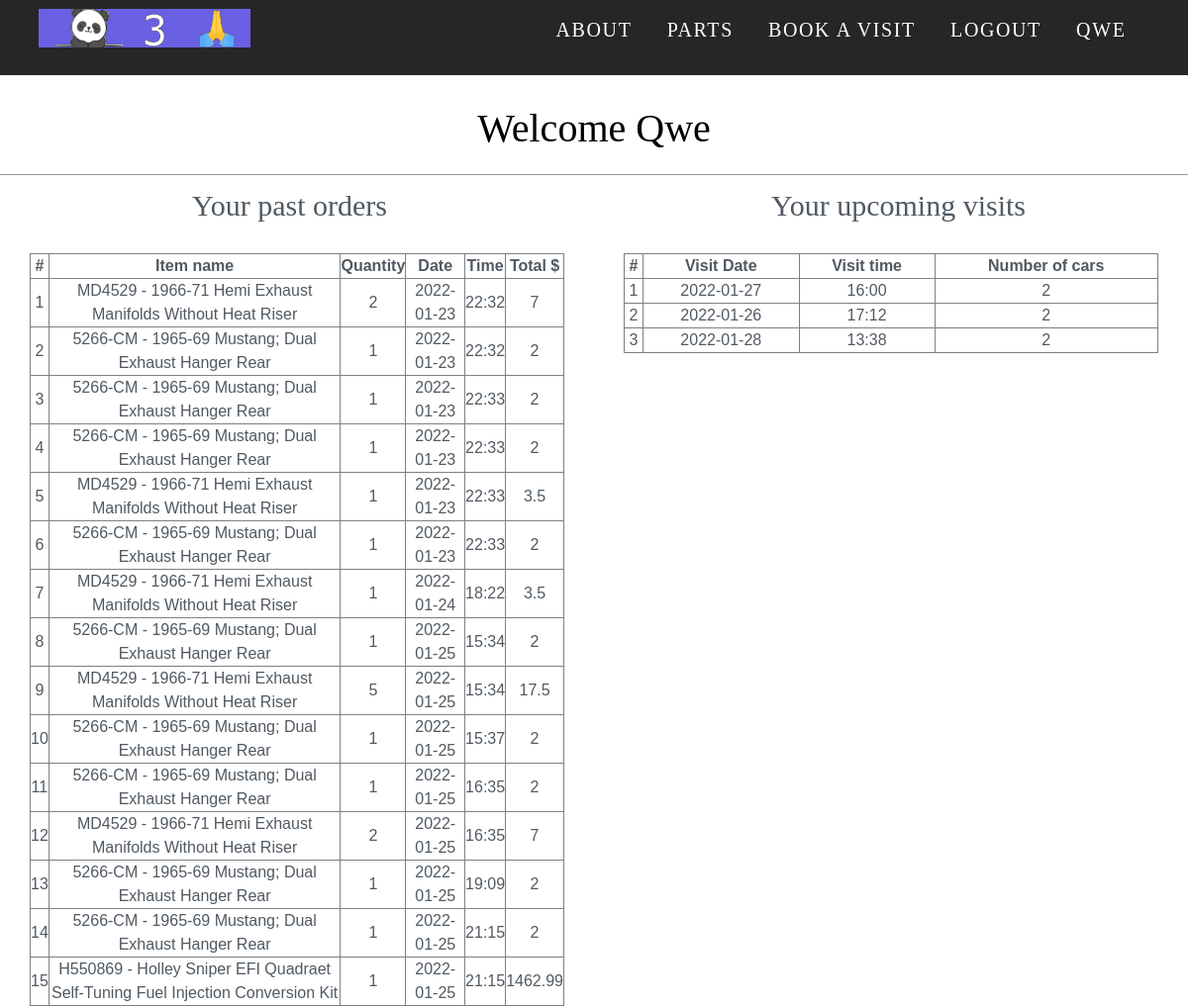
Page /car_garage/user.php (signed in) on the committed database.
### tables this page shows
CREATE TABLE `customer` (
  `name` text NOT NULL,
  `password` varchar(255) NOT NULL,
  `email` varchar(255) NOT NULL,
  `address` varchar(255) NOT NULL,
  `phone` int(255) NOT NULL
);

CREATE TABLE `visits` (
  `res_date` varchar(255) NOT NULL,
  `car_quantity` varchar(255) NOT NULL,
  `res_time` varchar(255) NOT NULL,
  `email` varchar(255) NOT NULL,
  `vip_id` int(255) NOT NULL
);

### car_garage/user.php (the view, shortened to what this page needs)
<?php
require('db.php');
$email=$_SESSION['email'];
?>
<!DOCTYPE html>
<html>
<head>
    <link href="//db.onlinewebfonts.com/c/465b1cbe35b5ca0de556720c955abece?family=AbolitionW00-Regular" rel="stylesheet"
        type="text/css" />
    <link rel="stylesheet" href="https://stackpath.bootstrapcdn.com/bootstrap/4.3.1/css/bootstrap.min.css"
>
    <link rel="stylesheet" href="css/style.css">
    <link rel="stylesheet" href="css/background.css">
    <link href="https://unpkg.com/aos@2.3.1/dist/aos.css" rel="stylesheet">
</head>
<body data-aos-easing="ease-out-back" data-aos-duration="1500" data-aos-delay="0">
    <nav class="navbar navbar-expand-md navbar-dark position-sticky-top fixed-top">
        <div class="canvas-area">
            <div class="head1">
                <a class="navbar-logo" href="#"><img src="img/logo.png"
                        style="height:35px; width: 214px;padding-top:1px"> </a></div>
            <div class="collapse navbar-collapse text-right" id="navbarResponsive">
                <ul class="navbar-nav ml-auto">
                    <li class="nav-item">
                        <a class="nav-link" href="index.php">about</a>
                    </li>
                    <li class="nav-item">
                        <a class="nav-link" href="menu.php">parts</a>
                    </li>
                    <li class="nav-item">
                        <a class="nav-link" href="visits.php">book a visit</a>
                    </li>
                    <li class="nav-item">
                        <a class="nav-link" href="logout.php">logout</a>
                    </li>
                    <li class="nav-item">
                        <a class="nav-link" href="user">
                            <p><?php
            $query1="select name from customer where email='$email'";
            $nameg = mysqli_query($con,$query1);
            while ($row = mysqli_fetch_assoc($nameg)) {
                echo $row['name']."<br>";
            }?></p>
                        </a>
                    </li>
                </ul>
            </div>
        </div>
    </nav>
    <div class="container-fluid">
        <div class="col-md-12">
            <p style="font-family: 'AbolitionW00-Regular';text-transform:capitalize;color:black;margin-top:100px;text-align:center;font-size:40px">Welcome <?php
            $query1="select name from customer where email='$email'";
            $nameg = mysqli_query($con,$query1);
            while ($row = mysqli_fetch_assoc($nameg)) {
                echo $row['name']."<br>";
            }?></p>
        </div>
    </div>
    <hr>
    <div style="container-fluid">
    <div class="row">
        <div class="col-md-6">
        <p style="font-family:'AbolitionW00-Regular';font-size:30px;text-align:center;">Your past orders</p>
        </div>
        <div class="col-md-6">
        <p style="font-family:'AbolitionW00-Regular';font-size:30px;text-align:center;">Your upcoming visits</p>
        </div>
    </div>
    <table align="left" width="45%" border="1" style="text-align:center;align:center!important;border-collapse:collapse;margin-top:10px;margin-left:30px;margin-right:30px!important">
        <thead>
            <tr>
                <th><strong>#</strong></th>
                <th><strong>Item name</strong></th>
                <th><strong>Quantity</strong></th>
                <th><strong>Date</strong></th>
                <th><strong>Time</strong></th>
                <th><strong>Total $</strong></th>
            </tr>
        </thead>
        <tbody>
            <?php
$count=1;
$email = $_SESSION["email"];
$sel_query="Select m.name,c.quantity,c.ord_date,c.ord_time,c.email,c.total
    from orders c, shop m
    where c.code=m.code
    and c.email='$email'";
$result = mysqli_query($con,$sel_query);
while($row = mysqli_fetch_assoc($result)) { ?>
            <tr>
                <td align="center"><?php echo $count; ?></td>
                <td align="center"><?php echo $row["name"]; ?></td>
                <td align="center"><?php echo $row["quantity"]; ?></td>
                <td align="center"><?php echo $row["ord_date"]; ?></td>
                <td align="center"><?php echo $row["ord_time"]; ?></td>
                <td align="center"><?php echo $row["total"]; ?></td>
            </tr>
            <?php $count++; } ?>
        </tbody>
    </table>
    <table align="right" width="45%" border="1" style="text-align:center;border-collapse:collapse;margin-top:10px;margin-left:30px;margin-right:30px!important">
        <thead>
            <tr>
                <th><strong>#</strong></th>
                <th><strong>Visit Date</strong></th>
                <th><strong>Visit time</strong></th>
                <th><strong>Number of cars</strong></th>
            </tr>
        </thead>
        <tbody>
            <?php
$count=1;
$email = $_SESSION["email"];
$g1="Select r.res_date,r.res_time,r.car_quantity
    from visits r
    where r.email='$email'";
$res2 = mysqli_query($con,$g1);
while($row = mysqli_fetch_assoc($res2)) { ?>
            <tr>
                <td align="center"><?php echo $count; ?></td>
                <td align="center"><?php echo $row["res_date"]; ?></td>
                <td align="center"><?php echo $row["res_time"]; ?></td>
                <td align="center"><?php echo $row["car_quantity"]; ?></td>
            </tr>
            <?php $count++; } ?>
        </tbody>
    </table>
</body>
</html>

### car_garage/css/style.css (style rules this page uses)
hr { display: block; margin-top: 0.5em; margin-bottom: 0.5em; margin-left: auto; margin-right: auto; border-width: 1px; border-color: #959595; }
body { overflow-x: hidden; font-family: 'Rubik', sans-serif; color: #505962; }
html { scroll-behavior: smooth; }
.navbar { text-transform: uppercase; font-weight: 700; font-family: "AbolitionW00-Regular"; font-size: 28px !important; letter-spacing: .1rem; background-color: #010100 !important; background-position: top left; background-repeat: repeat; opacity: 0.85; width: 100%; }
.navbar-nav li { padding-right: .7rem; }
.navbar-dark .navbar-nav .nav-link { color: white; padding: 7px 12px; font-size: 20px; font-weight: 500; }
.canvas-area { width: 100%; float: left; padding: 0px 2%; margin-top: 0px; }
.head1 { width: auto; float: left; }
.head1 a { width: auto; float: left; }
.head1 a img { width: auto; float: left; height: 40px !important; }

### car_garage/css/background.css (style rules this page uses)
* { margin: 0; padding: 0; }
html, body { height: 100%; }

### rows in the picture
customer: name "QWE", name "Qwe"
visits: res_date "2022-01-27", res_time "16:00", car_quantity "2"
visits: res_date "2022-01-26", res_time "17:12", car_quantity "2"
visits: res_date "2022-01-28", res_time "13:38", car_quantity "2"

### other values in the picture
$row["name"] "MD4529 - 1966-71 Hemi Exhaust Manifolds Without Heat Riser"
$row["quantity"] "2"
$row["ord_date"] "2022-01-23"
$row["ord_time"] "22:32"
$row["total"] "7"
$row["name"] "5266-CM - 1965-69 Mustang; Dual Exhaust Hanger Rear"
$row["quantity"] "1"
$row["total"] "2"
$row["ord_time"] "22:33"
$row["total"] "3.5"
$row["ord_date"] "2022-01-24"
$row["ord_time"] "18:22"
$row["ord_date"] "2022-01-25"
$row["ord_time"] "15:34"
$row["quantity"] "5"
